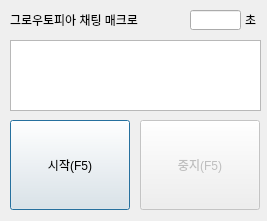
<?xml version="1.0" encoding="UTF-8"?>
<ui version="4.0">
 <class>Dialog</class>
 <widget class="QDialog" name="Dialog">
  <property name="geometry">
   <rect>
    <x>0</x>
    <y>0</y>
    <width>267</width>
    <height>221</height>
   </rect>
  </property>
  <property name="windowTitle">
   <string>매크로</string>
  </property>
  <widget class="QLabel" name="label">
   <property name="geometry">
    <rect>
     <x>10</x>
     <y>12</y>
     <width>141</width>
     <height>16</height>
    </rect>
   </property>
   <property name="text">
    <string>그로우토피아 채팅 매크로</string>
   </property>
  </widget>
  <widget class="QTextEdit" name="textEdit">
   <property name="geometry">
    <rect>
     <x>10</x>
     <y>40</y>
     <width>251</width>
     <height>71</height>
    </rect>
   </property>
  </widget>
  <widget class="QPushButton" name="startBtn">
   <property name="geometry">
    <rect>
     <x>10</x>
     <y>120</y>
     <width>120</width>
     <height>90</height>
    </rect>
   </property>
   <property name="text">
    <string>시작(F5)</string>
   </property>
  </widget>
  <widget class="QPushButton" name="stopBtn">
   <property name="enabled">
    <bool>false</bool>
   </property>
   <property name="geometry">
    <rect>
     <x>140</x>
     <y>120</y>
     <width>120</width>
     <height>90</height>
    </rect>
   </property>
   <property name="text">
    <string>중지(F5)</string>
   </property>
   <property name="checkable">
    <bool>false</bool>
   </property>
   <property name="autoDefault">
    <bool>true</bool>
   </property>
  </widget>
  <widget class="QLineEdit" name="secondEdit">
   <property name="geometry">
    <rect>
     <x>190</x>
     <y>10</y>
     <width>51</width>
     <height>20</height>
    </rect>
   </property>
   <property name="layoutDirection">
    <enum>Qt::LeftToRight</enum>
   </property>
   <property name="alignment">
    <set>Qt::AlignRight|Qt::AlignTrailing|Qt::AlignVCenter</set>
   </property>
  </widget>
  <widget class="QLabel" name="label_2">
   <property name="geometry">
    <rect>
     <x>245</x>
     <y>12</y>
     <width>16</width>
     <height>16</height>
    </rect>
   </property>
   <property name="text">
    <string>초</string>
   </property>
  </widget>
  <zorder>textEdit</zorder>
  <zorder>label</zorder>
  <zorder>startBtn</zorder>
  <zorder>stopBtn</zorder>
  <zorder>secondEdit</zorder>
  <zorder>label_2</zorder>
 </widget>
 <resources/>
 <connections/>
</ui>
